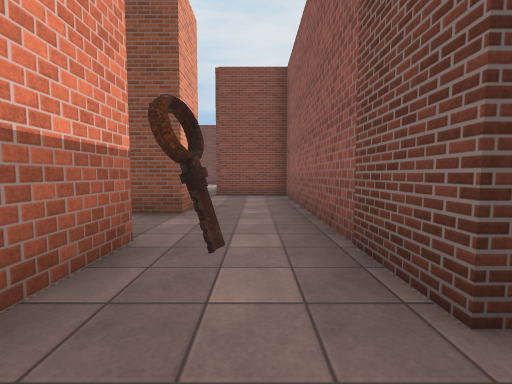
[1] (above)

24 first-person views from a walk through a scene from a Unity 3-D project. The camera is 1.3 m above the floor, tilts 4° down and sees 90° across. The floor is counted in squares, 2 m on a side. Each view is taken from the middle of a square. On the plan, view 1 faces up. The plan holds only what a view shows up to about 9 squares ahead; the rest is blank. The place goes on beyond the plan. Some surface patterns are stand-ins.

[2]
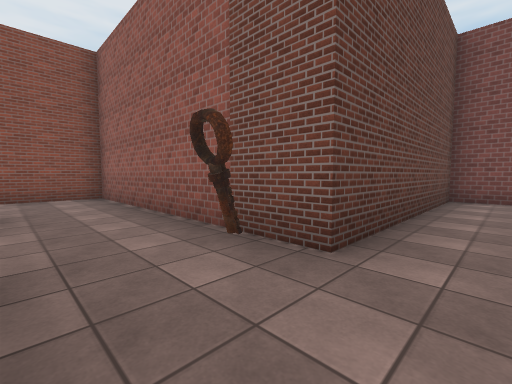

[3]
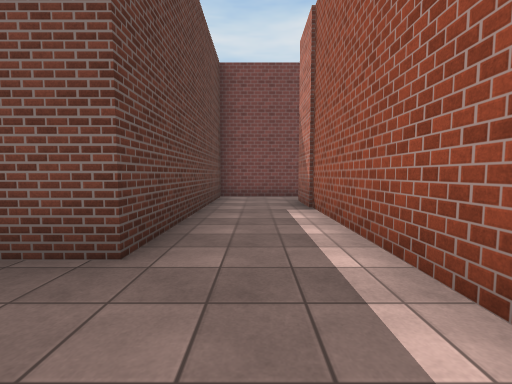

[4]
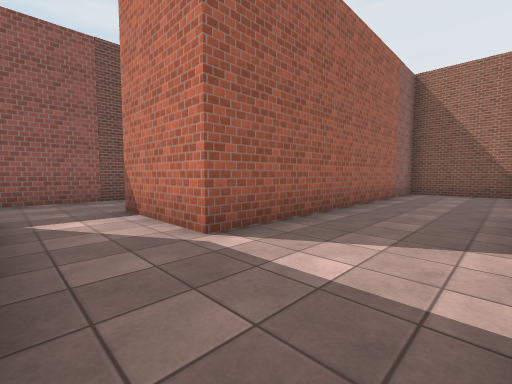

[5]
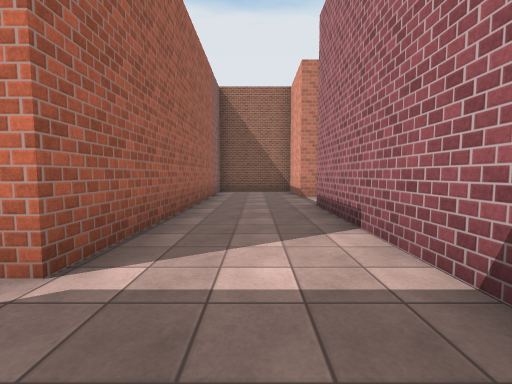

[6]
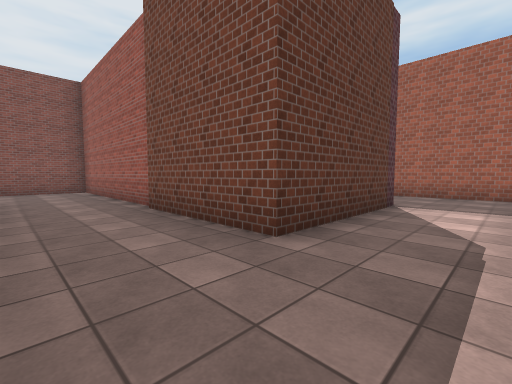

[7]
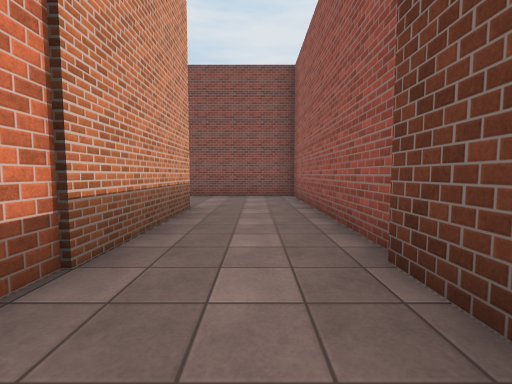

[8]
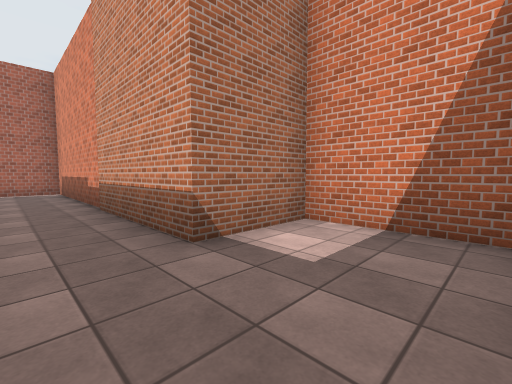

[9]
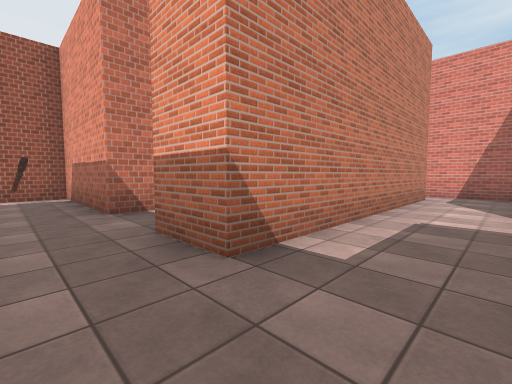

[10]
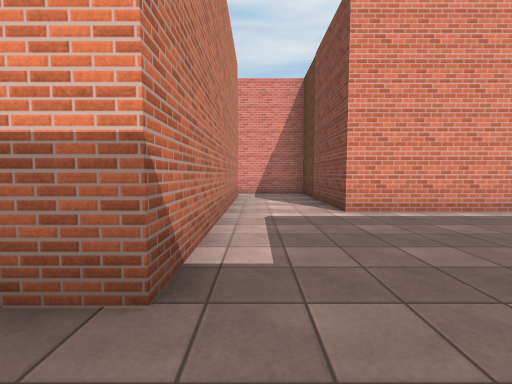

[11]
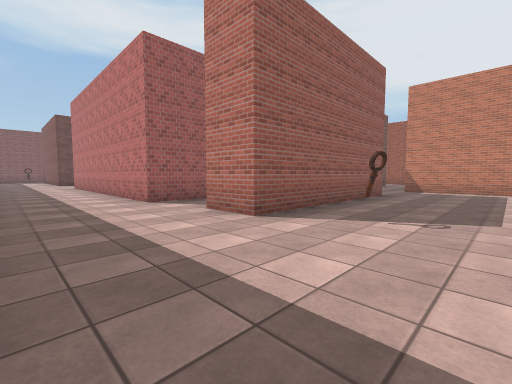

[12]
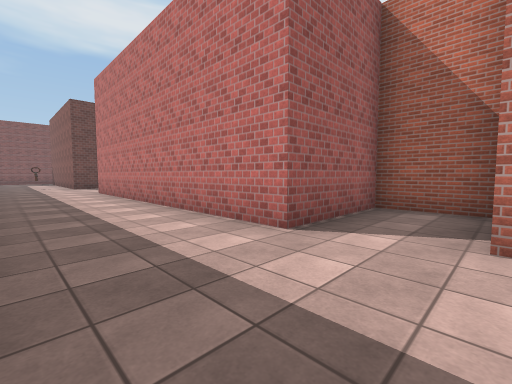

[13]
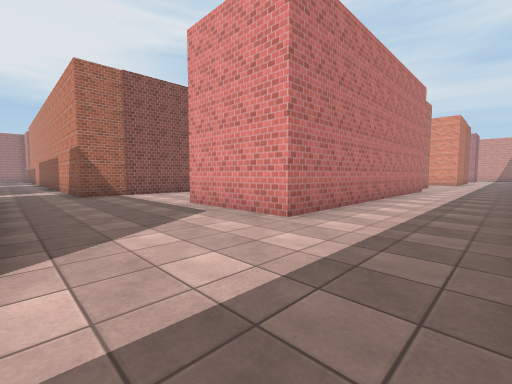

[14]
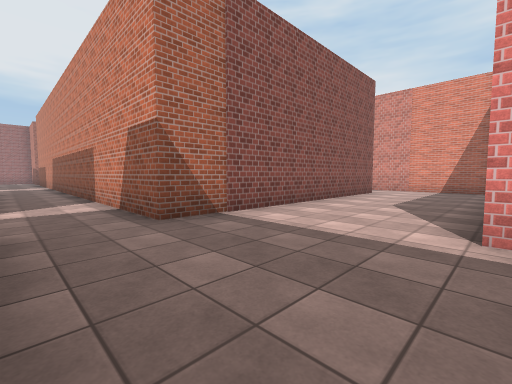

[15]
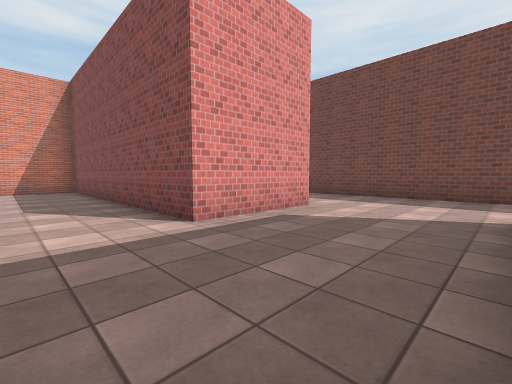

[16]
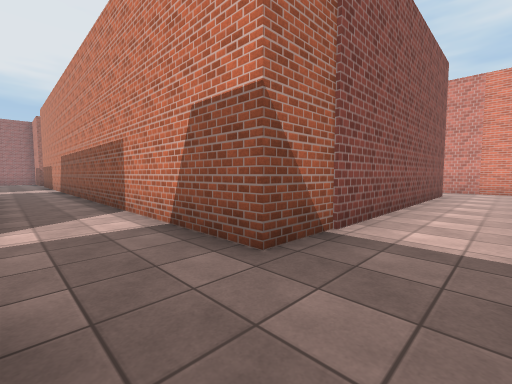

[17]
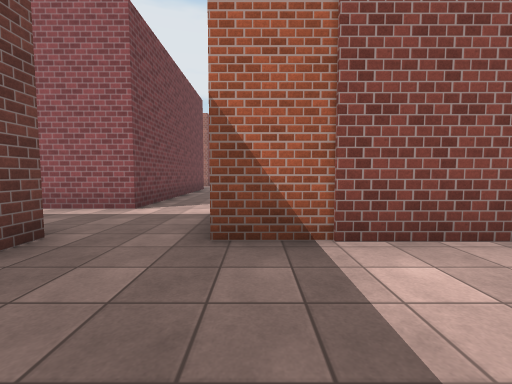

[18]
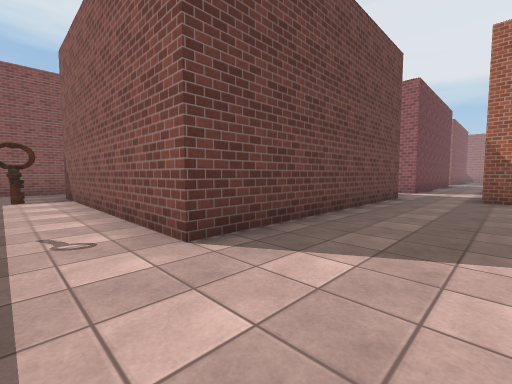

[19]
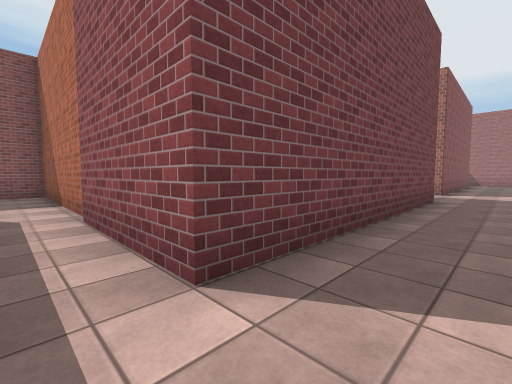

[20]
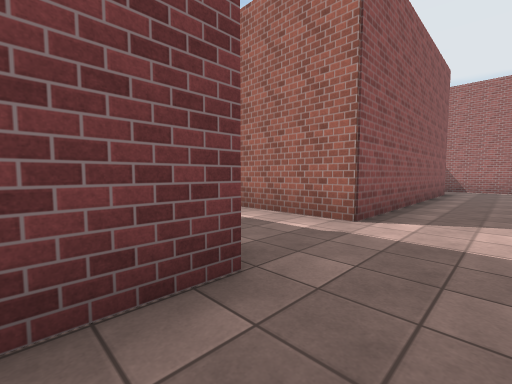

[21]
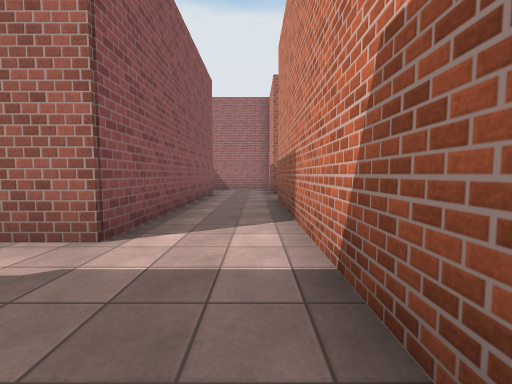

[22]
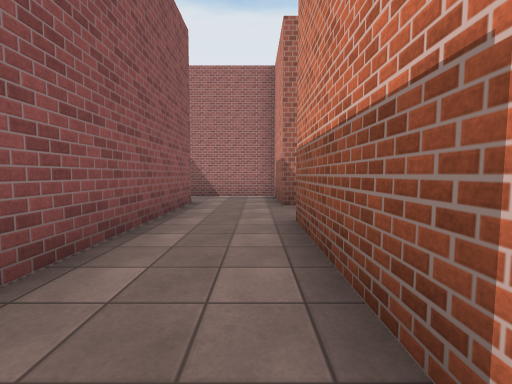

[23]
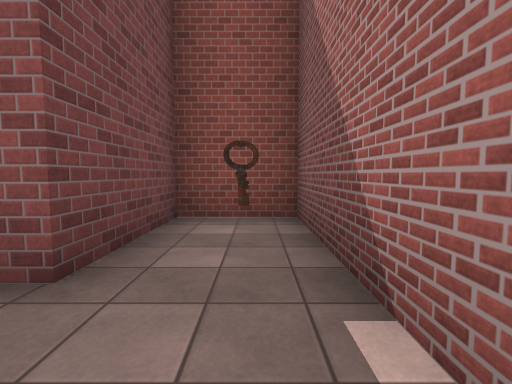

[24]
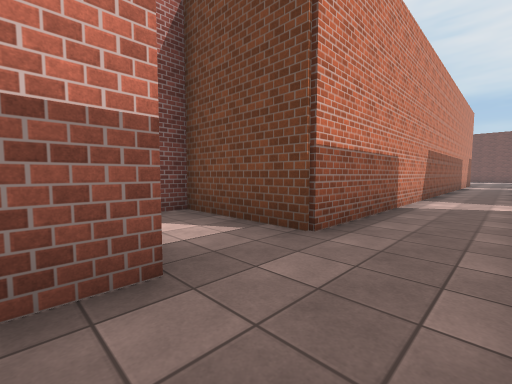

### Floor plan
Key: @ floor where view 1 was taken; # wall or solid block; . floor; O other object.
Columns run from 14 left of view 1 to 16 right of it. Each row starts with its distance up from view 1.
 17                       ######
 16           ..................
 15           ..................O..
 14           .....................
 13           .O.##.#########...###
 12           ...##.#########...#
 11           ...############...#
 10          #...#  #...........#
  9          #...#  #...........#
  8 ##########...####...........#
  7 #...##.........## ########...
  6 #...##.........#         #.....
  5 ##..## ######..#         #..###
  4  #..#  #.......#         #..#
  3  #..#  #.......#         #..#
  2  #..#  #...##..#         #..#
  1  #..#  #...##.O#######   #..#
  0  #..#  #...##.@......#   #..#
 -1  #..####...#########.#   #..#
 -2  #.........#             #....
 -3  #.........#             #....
 -4  ###   #...#             #..###
 -5        #...#             #..#
 -6        #####             #..#
 -7                       ####..#
 -8                       #.....#
 -9                         ....###
-10                          #....#
-11                          #..O.#
-12                          ######

Positions as (right, up) in squares from view 1, and headings:
1: (0, 0), facing up
2: (-1, 0), facing up-right
3: (-1, 0), facing right
4: (-6, 4), facing down-right
5: (-5, 4), facing down
6: (-12, -3), facing up-right
7: (-11, 0), facing up
8: (-11, 7), facing down-left
9: (0, 7), facing down-left
10: (0, 6), facing left
11: (-4, 16), facing down-right
12: (0, 16), facing down-right
13: (13, 16), facing down-left
14: (13, 11), facing down-left
15: (13, 9), facing up-left
16: (13, 9), facing down-left
17: (11, 10), facing down
18: (11, 15), facing down-right
19: (12, 6), facing down-right
20: (12, 0), facing down-right
21: (12, -1), facing down
22: (12, -4), facing down
23: (12, -11), facing right
24: (13, -10), facing up-left
